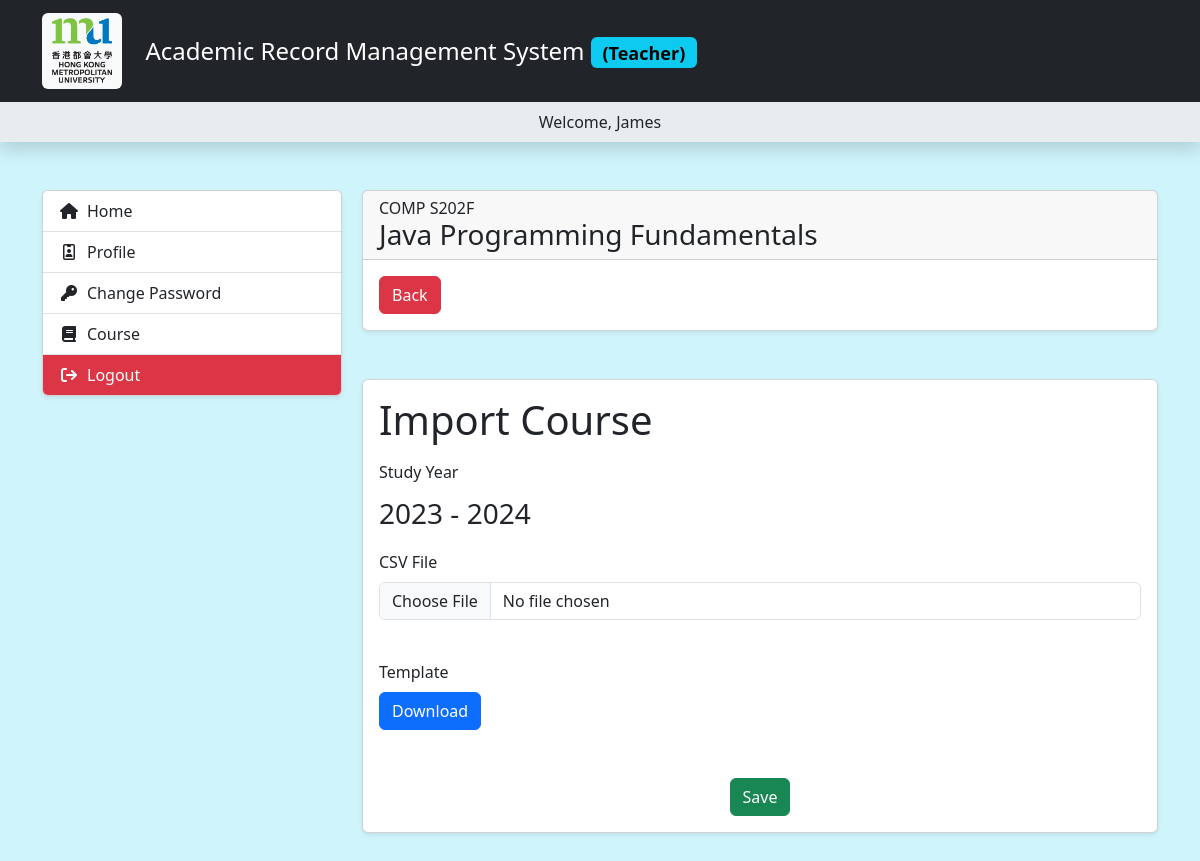
Screenshot of /webpage/web/teacher/course_student_csv_form.php?course_id=3&study_year=2023 (signed in) with the database file from the repository.
### tables this page shows
CREATE TABLE `teacher_user` (
  `id` int NOT NULL,
  `login_id` varchar(255) NOT NULL,
  `name` varchar(255) NOT NULL,
  `password` varchar(255) NOT NULL,
  `role` varchar(20) NOT NULL,
  `dob` date DEFAULT NULL,
  `gender` varchar(255) DEFAULT NULL,
  `phone` varchar(255) DEFAULT NULL,
  `email` varchar(255) DEFAULT NULL,
  `is_active` tinyint(1) NOT NULL,
  `is_delete` tinyint(1) NOT NULL
);

CREATE TABLE `course` (
  `id` int NOT NULL,
  `code` varchar(255) NOT NULL,
  `name` varchar(255) NOT NULL,
  `description` mediumtext,
  `is_active` tinyint(1) NOT NULL,
  `is_delete` tinyint(1) NOT NULL
);

### webpage/class/LoginSession.php (called while the page is built, shortened)
<?php
abstract class LoginSession {
    function getSessionGroupName(): String {
        return 'score_website';
    }
    function getSessionUserInfo(){
        if(isset($_SESSION[$this->getSessionGroupName()][$this->getSessionTypeName()]['user_id'])){
            $conn = connectDB();
            $sth = $this->getInfoPrepare($conn);
            $result = $sth->fetchAll(PDO::FETCH_ASSOC);
            return $result[0];
        }
    }
}

### webpage/class/LoginSessionTeacher.php (called while the page is built, shortened)
<?php
include_once 'LoginSession.php';
class LoginSessionTeacher extends LoginSession {
    function getSessionTypeName(): String {
        return 'teacher_session';
    }
    function getInfoPrepare($conn) {
        $sql = "SELECT * FROM teacher_user WHERE is_delete = 0 AND id = :user_id";
        $query = array(
            ':user_id' => $_SESSION[$this->getSessionGroupName()][$this->getSessionTypeName()]['user_id'],
        );
        $sth = $conn->prepare($sql);
        $sth->execute($query);
        return $sth;
    }
}

### webpage/include/sessionFunc.php (called while the page is built, shortened)
<?php
    function getSessionUserInfo(){
        global $loginSession;
        return $loginSession->getSessionUserInfo();
    }

### webpage/web/teacher/template/preload.php (called while the page is built, shortened)
<?php
    include_once PATH_CLASS . 'GenUserInfo.php';
    include_once PATH_CLASS . 'LoginSessionTeacher.php';
    include_once PATH_INCLUDE . "var.inc.php";
    include_once PATH_INCLUDE . "sessionFunc.php";
    include_once PATH_INCLUDE . "func.php";
    $userInfo = getSessionUserInfo();

### webpage/include/var.inc.php (called while the page is built, shortened)
<?php
$_STUDY_YEAR = [];
for($i = 1970; $i < 2970; $i++) {
    $_STUDY_YEAR[$i] = $i . ' - ' . ($i+1);
}

### webpage/include/func.php (called while the page is built, shortened)
    <?php endif;
function get_study_year_name($year) {
    global $_STUDY_YEAR;
    return ($_STUDY_YEAR[$year]!='')?$_STUDY_YEAR[$year]:$year;
}

### webpage/web/teacher/course_student_csv_form.php (the view, shortened to what this page needs)
<?php
    include_once __DIR__ . '/template/preload.php';
    $page_name = 'course';
    $table_name = 'course';
    $display_name = 'Course';
    $conn = connectDB();
    $course_id = trim($_GET['course_id']);
    $study_year = trim($_GET['study_year']);
    $save_type = 'import';
    $sql = "SELECT a.*, 'edit' AS type
            FROM $table_name a
            INNER JOIN `teacher_course_relation` b
            WHERE a.id = b.course_id
                AND b.teacher_id = :teacher_id
                AND a.is_delete = 0
                AND a.id = :id";
    $query = array(':teacher_id' => $loginSession->getSessionUserId(), ':id' => $course_id);
    $sth = $conn->prepare($sql);
    $sth->execute($query);
    $data = $sth->fetchAll(PDO::FETCH_ASSOC);
    $recordObj = $data[0];
    include_once PATH_TEMPLATE . 'header.php';
?>
<div class="card shadow-sm">
    <div class="card-header">
        <h6 class="mb-0"><?= $recordObj['code'] ?></h6>
        <h1 class="mb-0 fs-3"><?= $recordObj['name'] ?></h1>
    </div>
    <div class="card-body">
        <a href="./<?= $page_name ?>_student_list.php?course_id=<?= $course_id ?>&study_year=<?= $study_year ?>" class="btn btn-danger">Back</a>
    </div>
</div>
<div class="pb-5"></div>
<div class="card shadow-sm">
    <div class="card-body">
        <h1 class="mb-3"><?= ucfirst($save_type) . " " . $display_name ?></h1>
        <form id="inputForm" class="row g-3" action="./<?= $page_name ?>_student_csv_import.php" method="POST" enctype="multipart/form-data">
            <div class="col-12">
                <label class="form-label">Study Year</label>
                <div class="fs-3"><?= get_study_year_name($study_year) ?></div>
            </div>
            <div class="col-12">
                <label class="form-label">CSV File</label>
                <input type="file" class="form-control" name="csv_file" accept=".csv" required>
                <br/>
            </div>
            <div class="col-12">
                <label class="form-label">Template</label>
                <div><a href="<?= URL_FILES ?>course-score-template.csv" class="btn btn-primary" download>Download</a></div>
            </div>
            <div class="mt-5 text-center">
                <button class="btn btn-success" type="submit">Save</button>
            </div>
        </form>
    </div>
</div>
<?php
    include_once PATH_TEMPLATE . 'footer.php';
?>

### webpage/web/teacher/template/header.php (shortened to what this page needs)
<!DOCTYPE html>
<html lang="en">
    <head>
        <link href="<?= URL_LIBS ?>bootstrap/css/bootstrap.min.css" rel="stylesheet">
        <link href="<?= URL_LIBS ?>select2/select2.min.css" rel="stylesheet">
        <link href="<?= URL_LIBS ?>fontawesome-free-6.7.2-web/css/all.min.css" rel="stylesheet">
        <link href="<?= URL_CSS ?>main.css?t=<?= time() ?>" rel="stylesheet">
    </head>
    <body class="bg-info-subtle">
    <?php if(CURR_PAGE != "login") { ?>
        <header class="bg-dark shadow">
            <nav class="container">
                <div class="navbar">
                    <div class="container-fluid px-0">
                        <span class="navbar-brand mb-0">
                            <div class="header-logo">
                                <span class="badge text-bg-light"><img src="<?= URL_IMG ?>HKMU__LOGO.png" alt=""></span>
                                <div class="fs-4 text-white"><?= WEBSITE_NAME ?> <span class="badge text-bg-info">(Teacher)</span></div>
                            </div>
                        </span>
                    </div>
                </div>
            </nav>
            <div class="bg-body-secondary">
                <div class="container pt-2 pb-2">
                    <div class="text-center">Welcome, <?= $userInfo['name'] ?></div>
                </div>
            </div>
        </header>
        <div class="container my-5">
            <div class="sidebar-container">
                <div class="sidebar-menu">
                    <div class="card shadow-sm">
                        <ul class="list-group list-group-flush">
                            <a class="list-group-item list-group-item-action" href="./welcome.php"><div class="menu-icon"><i class="fa-solid fa-house"></i> Home</div></a>
                            <a class="list-group-item list-group-item-action" href="./profile.php"><div class="menu-icon"><i class="fa-regular fa-id-badge"></i> Profile</div></a>
                            <a class="list-group-item list-group-item-action" href="./change_password_form.php"><div class="menu-icon"><i class="fa-solid fa-key"></i> Change Password</div></a>
                            <a class="list-group-item list-group-item-action" href="./course_list.php"><div class="menu-icon"><i class="fa-solid fa-book"></i> Course</div></a>
                            <a class="list-group-item list-group-item-action bg-danger text-white" href="./logout.php"><div class="menu-icon"><i class="fa-solid fa-arrow-right-from-bracket"></i> Logout</div></a>
                        </ul>
                    </div>
                </div>
                <div class="sidebar-page">
    <?php } ?>

### webpage/css/main.css (style rules this page uses)
.header-logo { display: flex; align-items: center; gap: 24px; }
.header-logo img { width: 60px; }
.menu-icon { position: relative; padding-left: 28px; }
.menu-icon>i { position: absolute; left: 0; width: 20px; height: 100%; display: flex; justify-content: center; align-items: center; }
@media screen and (min-width: 992px) { .sidebar-container { display: flex; gap: 20px; } }
@media screen and (min-width: 992px) { .sidebar-menu { width: 250px; } }
@media screen and (min-width: 992px) { .sidebar-page { width: calc(100% - 250px - 20px); } }
@media screen and (min-width: 1200px) { .sidebar-menu { width: 300px; } }
@media screen and (min-width: 1200px) { .sidebar-page { width: calc(100% - 300px - 20px); } }
input::placeholder, .form-control::placeholder, .form-select::placeholder { color: #ccc; }
.navbar-brand { max-width: calc(100% - 65px) !important; white-space: unset !important; }

### rows the page displays
teacher_user: name "James"
course: code "COMP S202F", name "Java Programming Fundamentals"

### other values shown
WEBSITE_NAME "Academic Record Management System"
$save_type "Import"
$display_name "Course"
get_study_year_name($study_year) "2023 - 2024"
